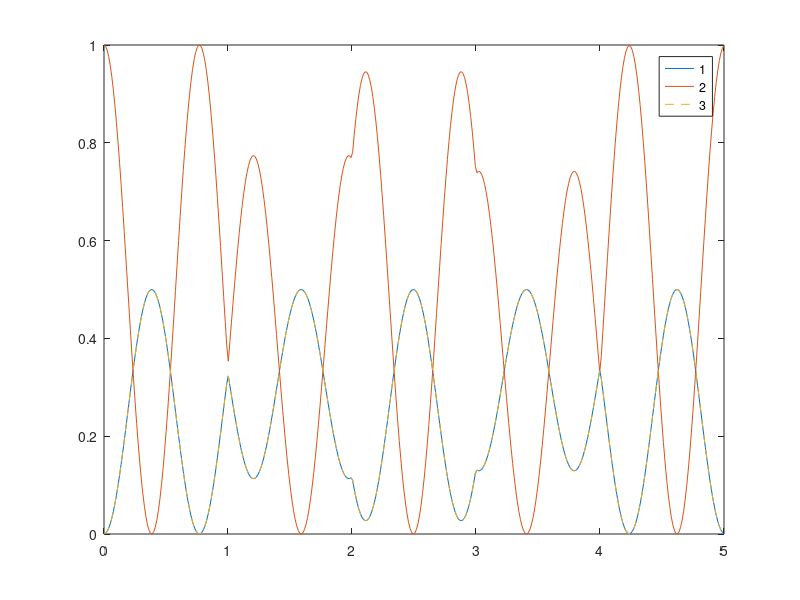

This figure's MATLAB source:
function Fig_6a
    Delta = 0;
    delta = 0.3*pi;
    c_0 = [0; 1; 0];
    function ab = coeff(t,A,phi)
        Omega_0 = A*exp(-1j*phi);
        Omega_R = sqrt(Delta.^2 + abs(Omega_0).^2);
        ab(1) = cos(t*pi/2*Omega_R/(pi)) - 1j * Delta/Omega_R * sin(t*pi/2*Omega_R/(pi));
        ab(2) = 1j * Omega_0/Omega_R * sin(t*pi/2*Omega_R/(pi));
        ab = [ab(1), ab(2)];
    end
    
    function U = propagator(t,A,phi)
    ab = coeff(t,A,phi);
    a = ab(1);
    b = ab(2);
    U = [sqrt(4)/2*a.^2, sqrt(2)/1*a*b, sqrt(4)/2*b.^2;
        -sqrt(2)/1*a*conj(b), sqrt(1)/1*a*conj(a) - sqrt(1)/1*b*conj(b), sqrt(2)/1*conj(a)*b;
        sqrt(4)/2*conj(b).^2, -sqrt(2)/1*conj(a)*conj(b), sqrt(4)/2*conj(a).^2];
    end
    
    function c = propagation(t)
        if t <=1 
            c = propagator(t,pi+delta,0)*c_0;
        elseif t<=2
            c = propagator(t-1,pi+delta,4/5*pi)*propagator(1,pi+delta,0)*c_0;
        elseif t<=3
            c = propagator(t-2,pi+delta,2/5*pi)*propagator(1,pi+delta,4/5*pi)*propagator(1,pi+delta,0)*c_0;
        elseif t<=4
            c = propagator(t-3,pi+delta,4/5*pi)*propagator(1,pi+delta,2/5*pi)*propagator(1,pi+delta,4/5*pi)*propagator(1,pi+delta,0)*c_0;
        else
            c = propagator(t-4,pi+delta,0)*propagator(1,pi+delta,4/5*pi)*propagator(1,pi+delta,2/5*pi)*propagator(1,pi+delta,4/5*pi)*propagator(1,pi+delta,0)*c_0;
        end
    end
    c = [];
    t_interval = linspace(0,5,400);
    for t = t_interval
        c = [c propagation(t)];
    end
    plot(t_interval, (abs(c(1,:))).^2, '-', t_interval, (abs(c(2,:))).^2, '-', t_interval, (abs(c(3,:))).^2, '--');
    ylim([0, 1]);
    xlim([0,5]);
    legend('1','2','3')
end